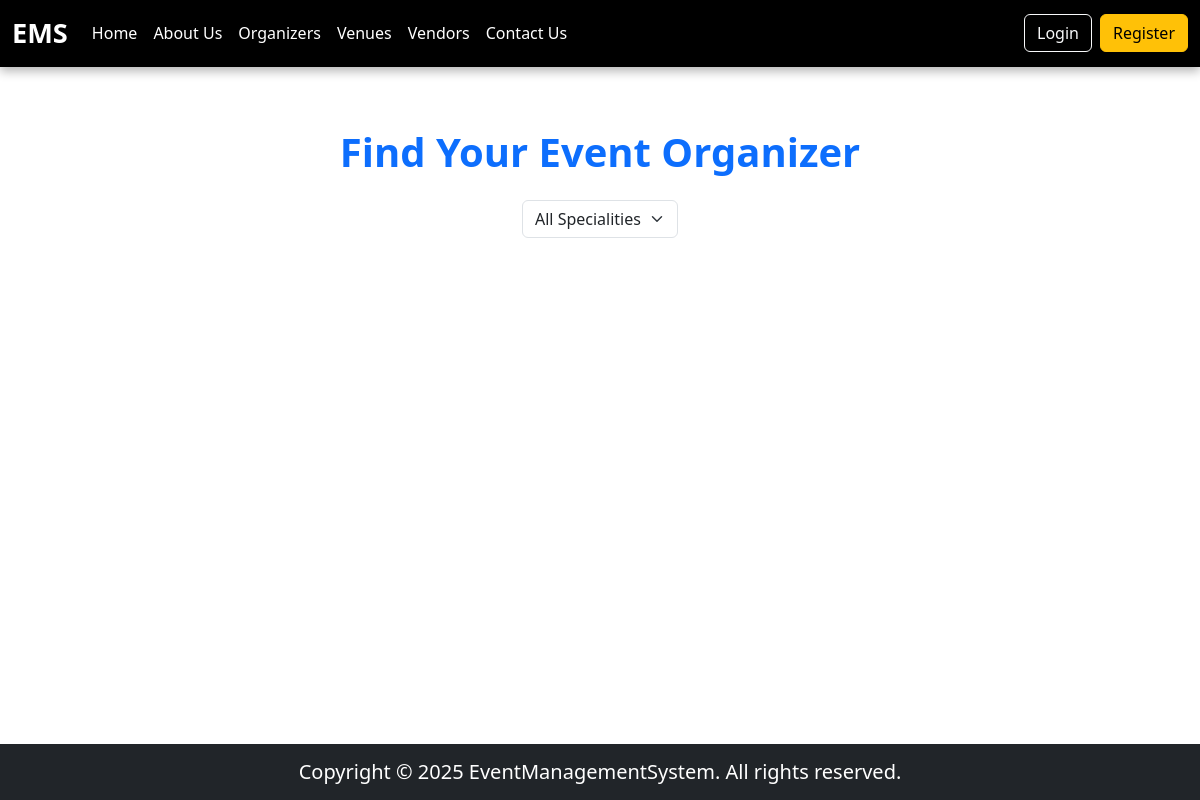
Before: /pages/organizers/organizers.php with the older database file.
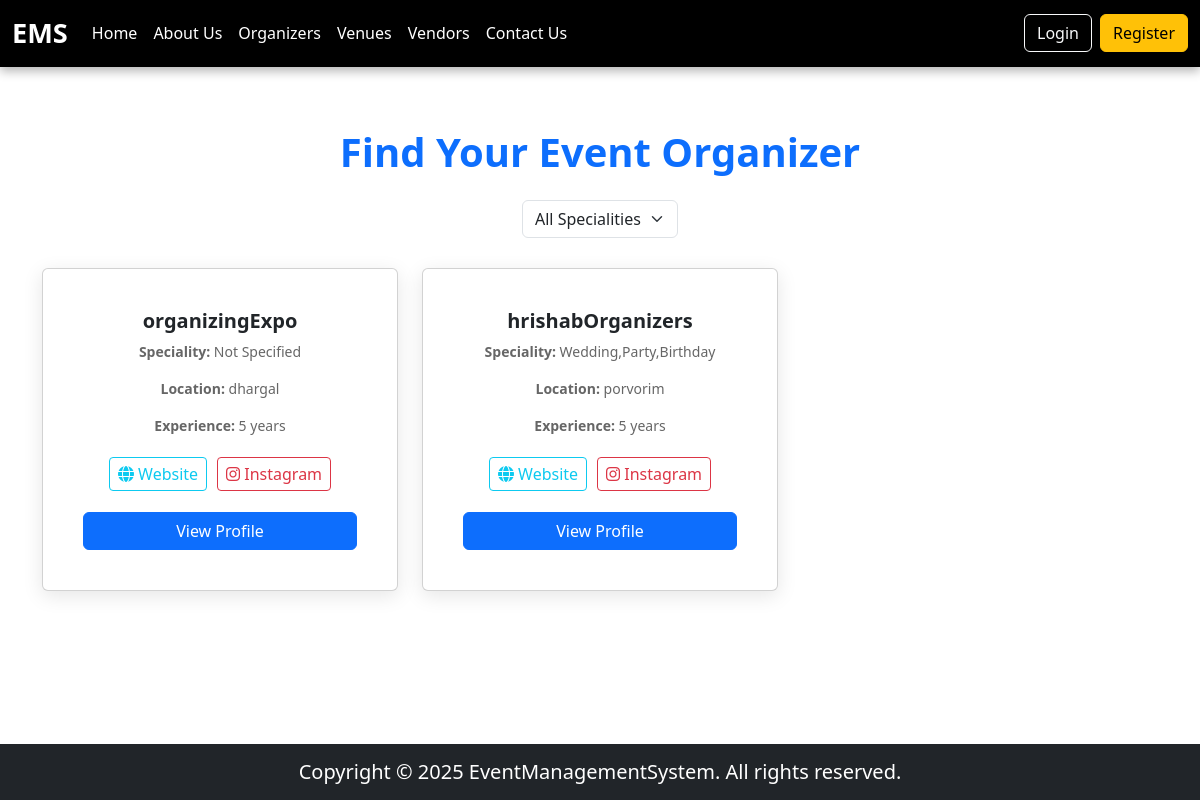
After: the same page with the newer database file.
### tables this page shows
CREATE TABLE `organizers` (
  `id` int(11) NOT NULL,
  `user_id` int(11) NOT NULL,
  `company_name` varchar(255) NOT NULL,
  `experience` int(11) NOT NULL CHECK (`experience` >= 0),
  `website` varchar(255) DEFAULT NULL,
  `instagram` varchar(255) DEFAULT NULL,
  `speciality` text NOT NULL,
  `description` text DEFAULT NULL
);

CREATE TABLE `users` (
  `id` int(11) NOT NULL,
  `username` varchar(255) NOT NULL,
  `email` varchar(255) NOT NULL,
  `phone` varchar(20) NOT NULL,
  `password` varchar(255) NOT NULL,
  `location` varchar(255) NOT NULL,
  `role` enum('user','organizer','vendor','venue_owner') NOT NULL,
  `profile_picture` varchar(255) DEFAULT NULL,
  `created_at` timestamp NOT NULL DEFAULT current_timestamp()
);

### pages/organizers/organizers.php (the view, shortened to what this page needs)
<?php
include("../../database/databaseConnection.php");
$query = "SELECT o.id, o.company_name, o.experience, o.website, o.instagram, o.speciality,
                 u.username, u.location
          FROM organizers o
          JOIN users u ON o.user_id = u.id";
$result = $conn->query($query);
$organizers = $result->fetch_all(MYSQLI_ASSOC);
?>
<!DOCTYPE html>
<html lang="en">
<head>
    <link rel="stylesheet" href="https://cdn.jsdelivr.net/npm/bootstrap@5.3.0/dist/css/bootstrap.min.css">
    <link rel="stylesheet" href="https://cdnjs.cloudflare.com/ajax/libs/font-awesome/6.4.2/css/all.min.css">
    <link rel="stylesheet" href="../../public/styles/style.css">
</head>
<body>
    <?php include("../../components/header.php"); ?>
    <div class="container mt-5">
        <h1 class="text-center text-primary fw-bold mb-4">Find Your Event Organizer</h1>
        <div class="filter-section text-center">
            <select id="specialityFilter" class="form-select w-auto d-inline-block">
                <option value="">All Specialities</option>
            </select>
        </div>
        <div class="row g-4" id="organizerList">
            <?php foreach ($organizers as $organizer) { ?>
                <div class="col-lg-4 col-md-6 col-sm-12 organizer-card-container" data-speciality="<?= htmlspecialchars($organizer['speciality']) ?>">
                    <div class="card organizer-card text-center p-4">
                        <div class="card-body">
                            <h5 class="card-title text-dark">
                                <?= !empty($organizer['company_name']) ? htmlspecialchars($organizer['company_name']) : 'Not Available' ?>
                            </h5>
                            <p><strong>Speciality:</strong> <?= !empty($organizer['speciality']) ? htmlspecialchars($organizer['speciality']) : 'Not Specified' ?></p>
                            <p><strong>Location:</strong> <?= !empty($organizer['location']) ? htmlspecialchars($organizer['location']) : 'Not Provided' ?></p>
                            <p><strong>Experience:</strong> <?= isset($organizer['experience']) ? htmlspecialchars($organizer['experience']) : '0' ?> years</p>
                            <div class="social-buttons d-flex justify-content-center">
                                <?php if (!empty($organizer['website'])) { ?>
                                    <a href="<?= htmlspecialchars($organizer['website']) ?>" target="_blank" class="btn btn-outline-info btn-sm"><i class="fa fa-globe"></i> Website</a>
                                <?php } ?>
                                <?php if (!empty($organizer['instagram'])) { ?>
                                    <a href="<?= htmlspecialchars($organizer['instagram']) ?>" target="_blank" class="btn btn-outline-danger btn-sm"><i class="fab fa-instagram"></i> Instagram</a>
                                <?php } ?>
                            </div>
                            <a href="organizerDetails.php?id=<?= $organizer['id'] ?>" class="btn btn-primary w-100 mt-3">View Profile</a>
                        </div>
                    </div>
                </div>
            <?php } ?>
        </div>
    </div>
    <?php include("../../components/footer.php"); ?>
</body>
</html>

Changed rows visible on the page:
added organizers: company_name "organizingExpo", speciality "Not Specified", user.location "dhargal", experience "5"
added organizers: company_name "hrishabOrganizers", speciality "Wedding,Party,Birthday", user.location "porvorim", experience "5"
